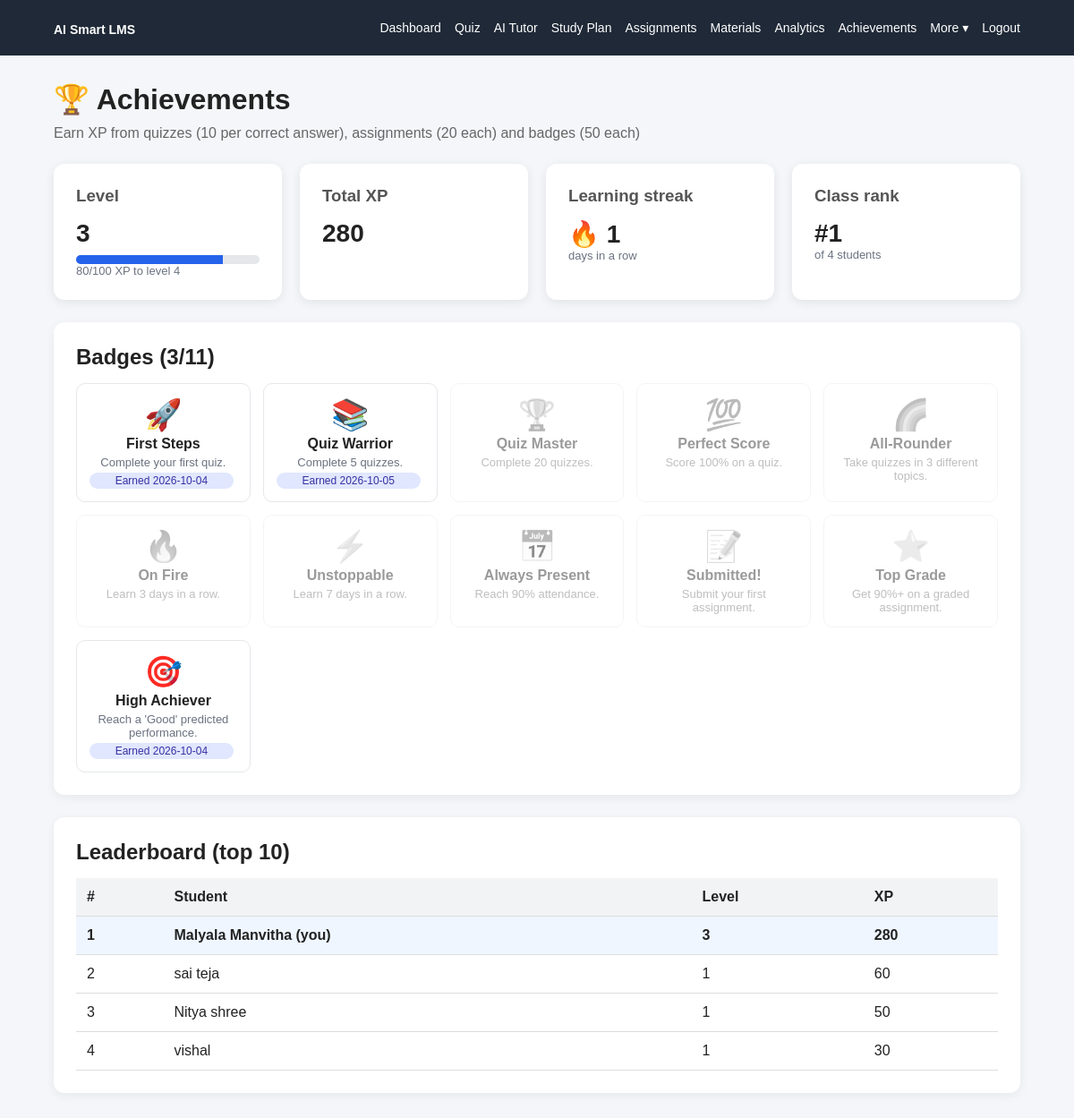
Screenshot of /achievements (signed in) with the database file from the repository.
### tables this page shows
CREATE TABLE students (
            id INTEGER PRIMARY KEY AUTOINCREMENT,
            name TEXT NOT NULL,
            email TEXT UNIQUE NOT NULL,
            password TEXT NOT NULL,
            previous_marks REAL DEFAULT 0,
            assignment_marks REAL DEFAULT 0,
            quiz_marks REAL DEFAULT 0,
            attendance REAL DEFAULT 0,
            prediction TEXT DEFAULT 'Not Predicted'
        , role TEXT DEFAULT 'student', created_at TEXT, streak INTEGER DEFAULT 0, last_active TEXT);

CREATE TABLE student_badges (
            id INTEGER PRIMARY KEY AUTOINCREMENT,
            student_id INTEGER NOT NULL,
            badge_key TEXT NOT NULL,
            earned_at TEXT NOT NULL,
            UNIQUE(student_id, badge_key),
            FOREIGN KEY(student_id) REFERENCES students(id)
        );

### student_extras.py (the view)
@extras.route("/achievements")
@login_required
def achievements():
    connection = get_db()
    student = connection.execute(
        "SELECT * FROM students WHERE id = ?", (session["user_id"],)
    ).fetchone()
    earned_rows = connection.execute(
        "SELECT badge_key, earned_at FROM student_badges WHERE student_id = ?",
        (session["user_id"],)
    ).fetchall()
    earned = {r["badge_key"]: r["earned_at"] for r in earned_rows}
    students = connection.execute(
        "SELECT id, name FROM students WHERE role = 'student'"
    ).fetchall()
    board = []
    for s in students:
        xp = xp_for(connection, s["id"])
        board.append({"id": s["id"], "name": s["name"], "xp": xp, "level": level_for(xp)})
    connection.close()
    board.sort(key=lambda r: (-r["xp"], r["name"].lower()))
    for position, row in enumerate(board, start=1):
        row["rank"] = position
    mine = next((r for r in board if r["id"] == session["user_id"]), None)
    my_xp = mine["xp"] if mine else 0
    badges = [
        {"key": k, "icon": v[0], "name": v[1], "description": v[2],
         "earned_at": earned.get(k)}
        for k, v in BADGES.items()
    ]
    return render_template(
        "achievements.html",
        student=student,
        xp=my_xp,
        level=level_for(my_xp),
        xp_into_level=my_xp % 100,
        badges=badges,
        earned_count=len(earned),
        leaderboard=board[:10],
        my_rank=mine["rank"] if mine else None,
        total_students=len(board)
    )

### app.py (called while the page is built)
@app.before_request
def _csrf_protect():
    check_csrf()
    if session.get("role") == "teacher" and request.endpoint in STUDENT_ONLY:
        return redirect(url_for("teacher.dashboard"))

@app.context_processor
def _template_globals():
    return {"csrf_token": csrf_token, "quiz_topics": list(QUIZZES.keys())}

### database.py (called while the page is built)
def get_connection():
    os.makedirs(DATABASE_FOLDER, exist_ok=True)
    connection = sqlite3.connect(DATABASE_NAME)
    connection.row_factory = sqlite3.Row
    connection.execute("PRAGMA foreign_keys = ON")
    return connection

### helpers.py (called while the page is built)
def login_required(view):
    @wraps(view)
    def wrapper(*args, **kwargs):
        if "user_id" not in session:
            return redirect(url_for("login"))
        if session.get("role") == "teacher":
            return redirect(url_for("teacher.dashboard"))
        return view(*args, **kwargs)
    return wrapper

def check_csrf():
    if request.method == "POST":
        sent = request.form.get("csrf_token", "")
        expected = session.get("_csrf", "")
        if not expected or not secrets.compare_digest(sent, expected):
            abort(400, "Invalid or missing CSRF token. Reload the page and try again.")

def xp_for(connection, student_id):
    correct = connection.execute(
        "SELECT COALESCE(SUM(score), 0) FROM quiz_results WHERE student_id = ?",
        (student_id,)
    ).fetchone()[0]
    subs = connection.execute(
        "SELECT COUNT(*) FROM submissions WHERE student_id = ?", (student_id,)
    ).fetchone()[0]
    badges = connection.execute(
        "SELECT COUNT(*) FROM student_badges WHERE student_id = ?", (student_id,)
    ).fetchone()[0]
    return correct * 10 + subs * 20 + badges * 50

def level_for(xp):
    return xp // 100 + 1

### templates/achievements.html (shortened to what this page needs)
{% extends "base.html" %}
{% block content %}
<h1>🏆 Achievements</h1>
<p class="subtitle">Earn XP from quizzes (10 per correct answer), assignments (20 each) and badges (50 each)</p>
<div class="cards">
    <div class="card">
        <h3>Level</h3>
        <div class="big-number">{{ level }}</div>
        <div class="progress"><div style="width: {{ xp_into_level }}%"></div></div>
        <p class="muted">{{ xp_into_level }}/100 XP to level {{ level + 1 }}</p>
    </div>
    <div class="card"><h3>Total XP</h3><div class="big-number">{{ xp }}</div></div>
    <div class="card"><h3>Learning streak</h3><div class="big-number">🔥 {{ student["streak"] or 0 }}</div><p class="muted">days in a row</p></div>
    <div class="card"><h3>Class rank</h3><div class="big-number">#{{ my_rank or "-" }}</div><p class="muted">of {{ total_students }} students</p></div>
</div>
<div class="section">
    <h2>Badges ({{ earned_count }}/{{ badges|length }})</h2>
    <div class="badge-grid">
        {% for b in badges %}
        <div class="badge-tile {{ '' if b.earned_at else 'locked' }}">
            <div class="badge-icon">{{ b.icon }}</div>
            <strong>{{ b.name }}</strong>
            <span class="muted">{{ b.description }}</span>
            {% if b.earned_at %}<span class="tag">Earned {{ b.earned_at[:10] }}</span>{% endif %}
        </div>
        {% endfor %}
    </div>
</div>
<div class="section">
    <h2>Leaderboard (top 10)</h2>
    <table>
        <tr><th>#</th><th>Student</th><th>Level</th><th>XP</th></tr>
        {% for r in leaderboard %}
        <tr class="{{ 'me' if r.id == session['user_id'] else '' }}">
            <td>{{ r.rank }}</td><td>{{ r.name }}{{ " (you)" if r.id == session['user_id'] }}</td><td>{{ r.level }}</td><td>{{ r.xp }}</td>
        </tr>
        {% endfor %}
    </table>
</div>
{% endblock %}

### static/css/style.css (style rules this page uses)
* { box-sizing: border-box; margin: 0; padding: 0; }
body { font-family: Arial, sans-serif; background: #f4f6f9; color: #222; }
h1 { margin-bottom: 10px; }
h2 { margin-bottom: 15px; }
.subtitle { color: #666; margin-bottom: 25px; }
.cards { display: grid; grid-template-columns: repeat( auto-fit, minmax(200px, 1fr) ); gap: 20px; margin: 25px 0; }
.card { background: white; padding: 25px; border-radius: 12px; box-shadow: 0 3px 12px rgba(0,0,0,0.08); }
.card h3 { margin-bottom: 15px; color: #555; }
.big-number { font-size: 28px; font-weight: bold; }
.section { background: white; padding: 25px; margin-top: 25px; border-radius: 12px; box-shadow: 0 3px 12px rgba(0,0,0,0.06); }
table { width: 100%; border-collapse: collapse; }
th, td { padding: 12px; border-bottom: 1px solid #ddd; text-align: left; }
th { background: #f1f3f5; }
.tag { display: inline-block; background: #e0e7ff; color: #3730a3; border-radius: 10px; padding: 2px 9px; font-size: 12px; margin-right: 4px; }
.muted { color: #6b7280; font-size: 13px; }
.progress { background: #e5e7eb; border-radius: 6px; height: 10px; overflow: hidden; margin-top: 8px; }
.progress > div { background: #2563eb; height: 100%; }
.badge-grid { display: grid; grid-template-columns: repeat(auto-fill, minmax(190px, 1fr)); gap: 14px; }
.badge-tile { border: 1px solid #e5e7eb; border-radius: 10px; padding: 14px; display: flex; flex-direction: column; gap: 4px; text-align: center; background: #fff; }
.badge-tile.locked { opacity: .45; filter: grayscale(1); }
.badge-icon { font-size: 34px; }
tr.me { background: #eff6ff; font-weight: bold; }

### rows the page displays
students: streak "1", rank "1", name "Malyala Manvitha", id "(you)", level "3", xp "280"
student_badges: icon "🚀", name "First Steps", description "Complete your first quiz.", earned_at "2026-10-04"
student_badges: icon "📚", name "Quiz Warrior", description "Complete 5 quizzes.", earned_at "2026-10-05"
student_badges: icon "🎯", name "High Achiever", description "Reach a 'Good' predicted performance.", earned_at "2026-10-04"
students: rank "2", name "sai teja", level "1", xp "60"
students: rank "3", name "Nitya shree", level "1", xp "50"
students: rank "4", name "vishal", level "1", xp "30"

### other values shown
{{ level }} "3"
{{ xp_into_level }} "80"
{{ level + 1 }} "4"
{{ xp }} "280"
{{ my_rank or "-" }} "1"
{{ total_students }} "4"
{{ earned_count }} "3"
{{ badges|length }} "11"
{{ b.icon }} "🏆" "💯" "🌈" "🔥" "⚡" "📅" "📝" "⭐"
{{ b.name }} "Quiz Master" "Perfect Score" "All-Rounder" "On Fire" "Unstoppable" "Always Present" "Submitted!" "Top Grade"
{{ b.description }} "Complete 20 quizzes." "Score 100% on a quiz." "Take quizzes in 3 different topics." "Learn 3 days in a row." "Learn 7 days in a row." "Reach 90% attendance." "Submit your first assignment." "Get 90%+ on a graded assignment."
